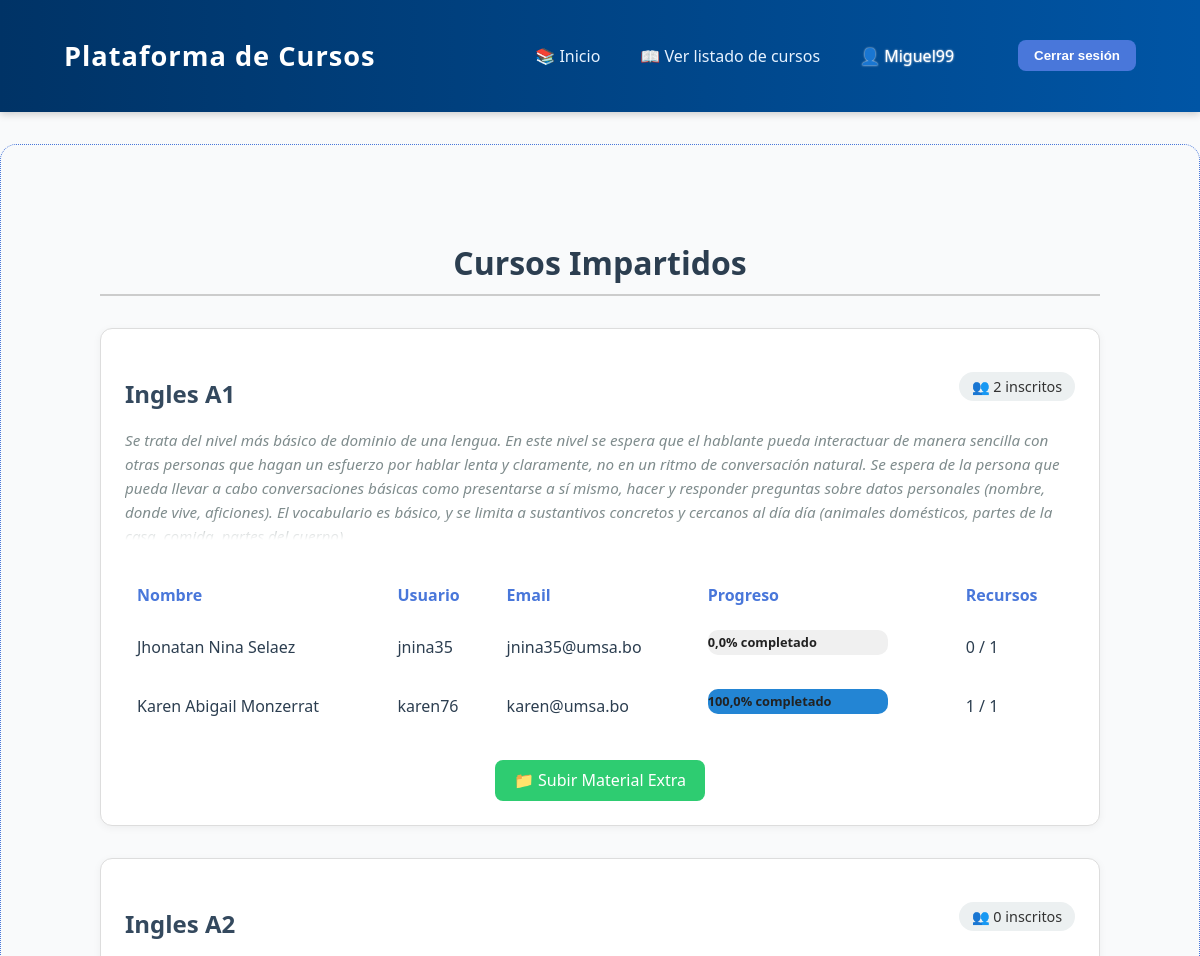
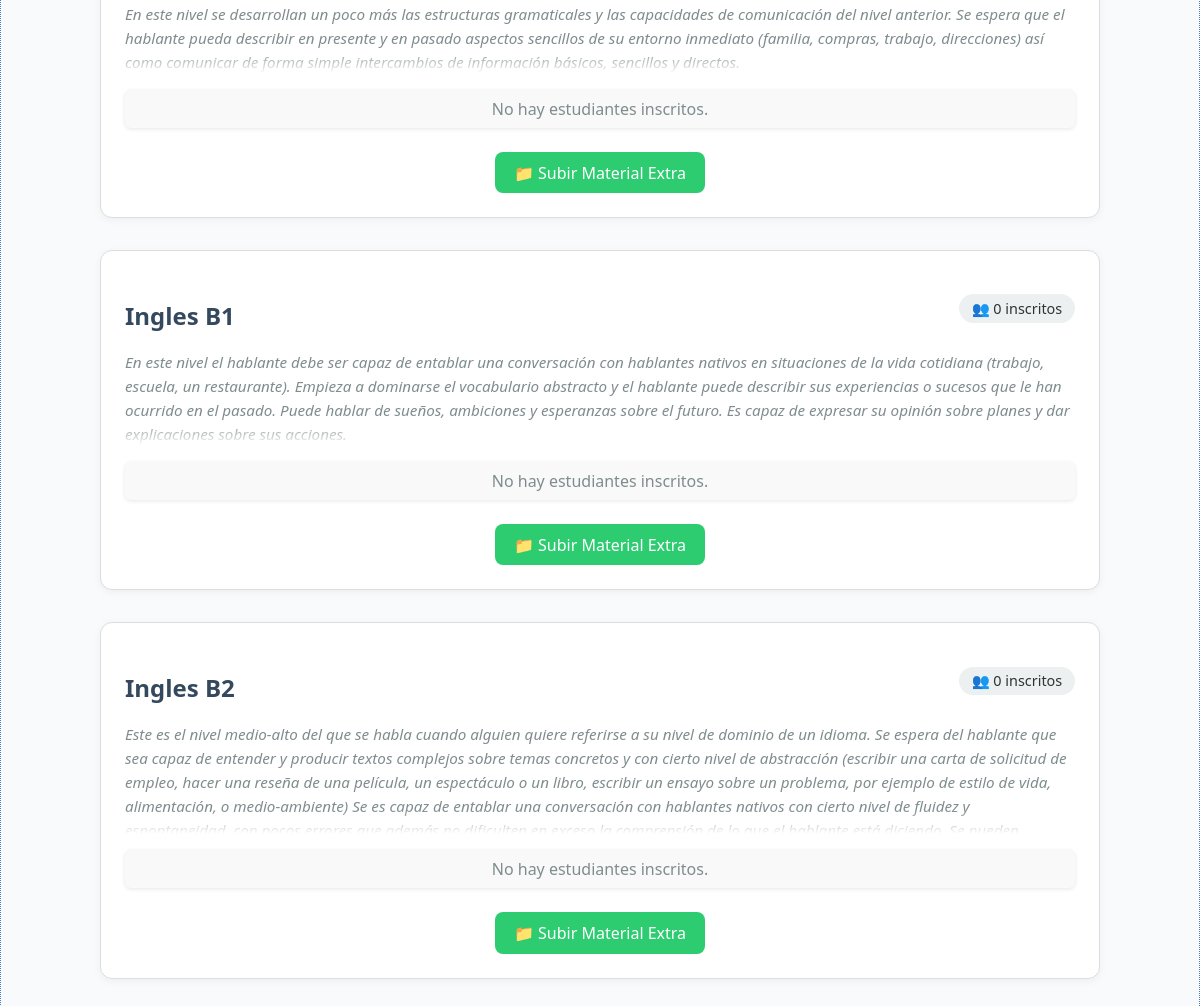
Page /dashboard/ (signed in) on the committed database (2 pictures, top to bottom).
### cursos/models.py (models this page shows, shortened)
class Curso(models.Model):
    titulo = models.CharField(max_length=200)
    descripcion = models.TextField()
    fecha_inicio = models.DateField()
    fecha_fin = models.DateField()
    profesor = models.ForeignKey(Profesor, on_delete=models.CASCADE)

class Inscripcion(models.Model):
    user = models.ForeignKey(User, on_delete=models.CASCADE, null=True, blank=True)
    nombre_estudiante = models.CharField(max_length=100)
    email_estudiante = models.EmailField()
    fecha_inscripcion = models.DateField(auto_now_add=True)
    curso = models.ForeignKey(Curso, on_delete=models.CASCADE)

### cursos/views.py (the view)
# urls.py: path('dashboard/', views.dashboard, name='dashboard'),
@login_required
def dashboard(request):
    if hasattr(request.user, 'profesor'):
        profesor = request.user.profesor
        cursos = Curso.objects.filter(profesor=profesor)
        cursos_con_inscripciones = []
        for curso in cursos:
            inscripciones = Inscripcion.objects.filter(curso=curso)
            estudiantes_con_progreso = []
            for inscripcion in inscripciones:
                total_recursos = Recurso.objects.filter(curso=curso).count()
                completados = Progreso.objects.filter(inscripcion=inscripcion, completado=True).count()
                porcentaje = (completados / total_recursos * 100) if total_recursos > 0 else 0
                estudiantes_con_progreso.append({
                    'inscripcion': inscripcion,
                    'progreso': round(porcentaje, 2),
                    'total_recursos': total_recursos,
                    'completados': completados,
                })
            cursos_con_inscripciones.append({
                'curso': curso,
                'estudiantes': estudiantes_con_progreso,
            })
        return render(request, 'cursos/dashboard_profesor.html', {
            'cursos_con_inscripciones': cursos_con_inscripciones
        })
    else:
        return redirect('lista_cursos')

### cursos/templates/cursos/dashboard_profesor.html (shortened to what this page needs)
{% extends 'cursos/base.html' %}
{% block content %}
<div class="contenido-panel-profesor">
  <h2 class="titulo-principal">Cursos Impartidos</h2>
  {% for item in cursos_con_inscripciones %}
    <div class="card-curso">
      <div class="cabecera-curso">
        <h3 class="titulo-curso">{{ item.curso.titulo }}</h3>
        <span class="contador-estudiantes">
          👥 {{ item.estudiantes|length }} inscritos
        </span>
      </div>
      <p class="descripcion-curso">{{ item.curso.descripcion }}</p>
      {% if item.estudiantes %}
        <div class="tabla-container">
          <table class="tabla">
            <thead>
              <tr>
                <th>Nombre</th>
                <th>Usuario</th>
                <th>Email</th>
                <th>Progreso</th>
                <th>Recursos</th>
              </tr>
            </thead>
            <tbody>
              {% for estudiante in item.estudiantes %}
                <tr>
                  <td>
                    {% with estudiante.inscripcion.user as u %}
                      {% if u.first_name or u.last_name %}
                        {{ u.first_name }} {{ u.last_name }}
                      {% else %}
                        {{ estudiante.inscripcion.nombre_estudiante|default:"-" }}
                      {% endif %}
                    {% endwith %}
                  </td>
                  <td>
                    {% if estudiante.inscripcion.user %}
                      {{ estudiante.inscripcion.user.username }}
                    {% else %}
                      -
                    {% endif %}
                  </td>
                  <td>
                    {{ estudiante.inscripcion.email_estudiante }}
                  </td>
                  <td>
                    <div class="barra-progreso_profesor">
                      <div class="barra-progreso-llenado_profesor" data-porcentaje="{{ estudiante.progreso }}">
                        <span class="barra-texto_profesor">{{ estudiante.progreso }}% completado</span>
                      </div>
                    </div>
                  </td>
                  <td>{{ estudiante.completados }} / {{ estudiante.total_recursos }}</td>
                </tr>
              {% endfor %}
            </tbody>
          </table>
        </div>
      {% else %}
        <p class="texto-inscrito">No hay estudiantes inscritos.</p>
      {% endif %}
      <div class="btn-container">
        <a href="{% url 'subir_material_extra' item.curso.id %}" class="btn-subir">
          📁 Subir Material Extra
        </a>
      </div>
    </div>
  {% empty %}
    <p class="texto-inscrito">No tienes cursos asignados.</p>
  {% endfor %}
</div>
{% endblock %}

### cursos/templates/cursos/base.html (shortened to what this page needs)
<!DOCTYPE html>
<html lang="en">
  <head>
    {% load static %}
    <link rel="stylesheet" href="{% static 'css/estilos_generales.css' %}">
    <link rel="stylesheet" href="{% static 'css/estilos_cursos.css' %}?v=1">
    <link rel="stylesheet" href="{% static 'css/estilos_barraNavegacion.css' %}">
    <link rel="stylesheet" href="{% static 'css/estilos_login.css' %}">
    <link rel="stylesheet" href="{% static 'css/estilos_verRecurso.css' %}">
    <link rel="stylesheet" href="{% static 'css/estilos_editarInformacion.css' %}">
    <link rel="stylesheet" href="{% static 'css/estilos_panelProfesor.css' %}">
    <link rel="stylesheet" href="{% static 'css/estilos_perfil_usuario.css' %}">
    <link rel="stylesheet" href="{% static 'css/estilos_progresoEstudiante.css' %}">
    <link rel="stylesheet" href="{% static 'css/estilos_detalleCurso.css' %}">
    <link rel="stylesheet" href="{% static 'css/estilos_inscripcion.css' %}">
    <link rel="stylesheet" href="{% static 'css/estilos_perfilProfesor.css' %}">
    <link rel="stylesheet" href="{% static 'css/estilos_subirMaterialExtra.css' %}">
  </head>
  <body>
    <header class="navbar">
      <div class="navbar-container">
        <h1 class="logo">Plataforma de Cursos</h1>
        <nav class="nav-links">
          <a href=" {% if user.is_authenticated and user.profesor %}
                      {% url 'dashboard' %}
                    {% else %}
                      {% url 'lista_cursos' %}
                    {% endif %}">
                    📚 Inicio
          </a>
          {% if user.is_authenticated and user.profesor %}
            <a href="{% url 'lista_cursos' %}">📖 Ver listado de cursos</a>
          {% endif %}
          {% if user.is_authenticated %}
            <a href="{% url 'perfil_usuario' %}" class="perfil-usuario-enlace">
              <span class="welcome-text">👤 {{ user.username }}</span>
            </a>
            <form action="{% url 'logout' %}" method="post" class="logout-form">
              <button type="submit">Cerrar sesión</button>
            </form>
          {% else %}
            <a href="{% url 'login' %}">Iniciar sesión</a>
          {% endif %}
        </nav>
      </div>
    </header>
    <div class="contenido">
      {% block content %}{% endblock %}
    </div>
  </body>
</html>

### static/css/estilos_generales.css (style rules this page uses)
:root { --color-primario: #eeeeee; --color-secundario:#4977da; --color-tablas:#224bbe; --color-hoverbtn:#5cb6ee; }
* { text-decoration: none; }
body { font-family: 'Gill Sans', 'Gill Sans MT', Calibri, 'Trebuchet MS', sans-serif; margin: 0px; height: 100vh; width: auto; padding: 0px; background-color: var(--color-primario); }
button { transition: all 0.3s ease; border-radius: 8px; border: 0px; background-color: var(--color-secundario); color: var(--color-primario); }
.contenido { border: 1px dotted var(--color-secundario); margin: 0px; display: flex; flex-direction: column; justify-content: center; padding: 2rem 0.5rem; border-radius: 1rem; }
.tabla { border: 2px solid var(--color-tablas); border-collapse: collapse; }
th, td { border: 2px dotted var(--color-tablas); padding: 0.5rem 0.2rem; text-align: center; }
th { color: var(--color-secundario); border: 2px solid var(--color-tablas); }
.btn-container { display: flex; gap: 1rem; justify-content: center; margin-top: 1rem; }
.navbar { background: linear-gradient(90deg, #003366, #0055a5); color: white; padding: 1.2rem 2rem; box-shadow: 0 2px 8px rgba(0, 0, 0, 0.2); margin-bottom: 2rem; position: sticky; top: 0; z-index: 1000; }
.navbar-container { display: flex; justify-content: space-between; align-items: center; padding: 0 2rem; }
.logo { font-size: 1.7rem; font-weight: 600; letter-spacing: 1px; }
.nav-links { display: flex; align-items: center; gap: 1.5rem; }
.nav-links a { color: #e6f2ff; text-decoration: none; font-weight: 500; font-size: 1rem; padding: 0.3rem 0.5rem; border-radius: 6px; transition: background 0.3s ease; }
.welcome-text { color: #cce6ff; margin-right: 1rem; }
.logout-form { display: inline; }
.logout-form button { color: white; padding: 0.5rem 1rem; border: none; border-radius: 8px; cursor: pointer; font-weight: 600; transition: background-color 0.3s ease; }
.perfil-usuario-enlace { display: inline-block; color: white; padding: 0.5rem 1rem; border-radius: 8px; text-decoration: none; font-weight: 600; transition: background-color 0.3s ease; margin-right: 1rem; }
.perfil-usuario-enlace span { color: #ffffff; text-shadow: 0px 0px 2px rgb(255, 255, 255); }
.texto-inscrito { background-color: #dbe9ff; color: green; border-radius: 6px; box-shadow: 0 1px 4px rgba(0,0,0,0.1); }

### static/css/estilos_cursos.css (style rules this page uses)
.titulo-principal { text-align: center; font-size: 2rem; margin: 2rem 0 1rem; color: #2c3e50; }
.titulo-curso { font-size: 1.3rem; margin-bottom: 0.5rem; color: #1a5276; }
.descripcion-curso { position: relative; font-size: 0.95rem; color: #333; margin-bottom: 1rem; max-height: 7rem; overflow: hidden; line-height: 1.5rem; }
.descripcion-curso::after { content: ""; position: absolute; bottom: 0; left: 0; width: 100%; height: 1.5rem; background: linear-gradient(to top, white, rgba(255,255,255,0)); }

### static/css/estilos_editarInformacion.css (style rules this page uses)
.titulo-principal { text-align: center; margin-bottom: 1.5rem; font-size: 1.8rem; font-weight: bold; }

### static/css/estilos_progresoEstudiante.css (style rules this page uses)
body { font-family: 'Segoe UI', Tahoma, Geneva, Verdana, sans-serif; background-color: #f9fafb; color: #333; }
.titulo-principal { font-size: 2em; margin-bottom: 1em; border-bottom: 2px solid #ccc; padding-bottom: 10px; color: #2c3e50; }
.card-curso { flex: 1 1 300px; max-width: 350px; background: #fff; padding: 20px; border-radius: 8px; box-shadow: 0 0 8px rgba(0,0,0,0.1); }
.titulo-curso { font-size: 1.4em; margin-bottom: 10px; color: #3f51b5; }

### rows in the picture
Curso: curso.titulo "Ingles A1", estudiantes|length "2", curso.descripcion "Se trata del nivel más básico de dominio de una lengua. En este nivel se espera que el hablante pueda interactuar de manera sencilla con otras personas que hagan un esfuerzo por hablar lenta y claramente, no en un ritmo de conversación natural. Se espera de la persona que pueda llevar a cabo conversaciones básicas como presentarse a sí mismo, hacer y responder preguntas sobre datos personales (nombre, donde vive, aficiones). El vocabulario es básico, y se limita a sustantivos concretos y cercanos al día día (animales domésticos, partes de la…"
Inscripcion: inscripcion.nombre_estudiante "Jhonatan Nina Selaez", inscripcion.user.username "jnina35", inscripcion.email_estudiante "jnina35@umsa.bo", progreso "0,0", completados "0", total_recursos "1"
Inscripcion: inscripcion.nombre_estudiante "Karen Abigail Monzerrat", inscripcion.user.username "karen76", inscripcion.email_estudiante "karen@umsa.bo", progreso "100,0", completados "1", total_recursos "1"
Curso: curso.titulo "Ingles A2", estudiantes|length "0", curso.descripcion "En este nivel se desarrollan un poco más las estructuras gramaticales y las capacidades de comunicación del nivel anterior. Se espera que el hablante pueda describir en presente y en pasado aspectos sencillos de su entorno inmediato (familia, compras, trabajo, direcciones) así como comunicar de forma simple intercambios de información básicos, sencillos y directos.", shows "No hay estudiantes inscritos."
Curso: curso.titulo "Ingles B1", estudiantes|length "0", curso.descripcion "En este nivel el hablante debe ser capaz de entablar una conversación con hablantes nativos en situaciones de la vida cotidiana (trabajo, escuela, un restaurante). Empieza a dominarse el vocabulario abstracto y el hablante puede describir sus experiencias o sucesos que le han ocurrido en el pasado. Puede hablar de sueños, ambiciones y esperanzas sobre el futuro. Es capaz de expresar su opinión sobre planes y dar explicaciones sobre sus acciones.", shows "No hay estudiantes inscritos."
Curso: curso.titulo "Ingles B2", estudiantes|length "0", curso.descripcion "Este es el nivel medio-alto del que se habla cuando alguien quiere referirse a su nivel de dominio de un idioma. Se espera del hablante que sea capaz de entender y producir textos complejos sobre temas concretos y con cierto nivel de abstracción (escribir una carta de solicitud de empleo, hacer una reseña de una película, un espectáculo o un libro, escribir un ensayo sobre un problema, por ejemplo de estilo de vida, alimentación, o medio-ambiente) Se es capaz de entablar una conversación con hablantes nativos con cierto nivel de fluidez y…", shows "No hay estudiantes inscritos."

### other values in the picture
{{ user.username }} "Miguel99"
